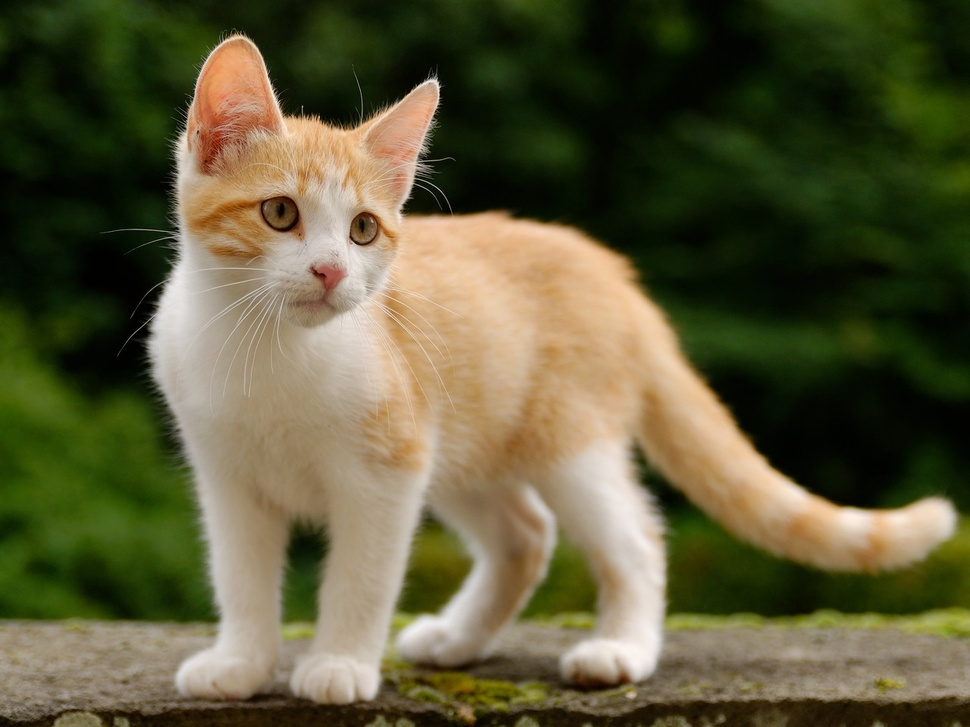
#> input picture d22_photo/cat.jpg, 970 x 727 px, shrunk from 1280 x 960 before the run
$ python a4_change.py
#> lines starting #> are read from the running program, lines starting #| are printed output that depends on the picture
import numpy as np
from PIL import Image

# ---- 내가 바꾸는 값 ----
PHOTO = "cat.jpg"
AMOUNT = 60                      # 모든 픽셀의 밝기에 더할 숫자 (마이너스면 어두워진다)

gray = np.array(Image.open(PHOTO).convert("L")).astype(int)    # 흑백 숫자표로 바꿔주기 .astype(int) : 255 를 넘는 숫자도 담기도록 정수 형식으로 바꾼다
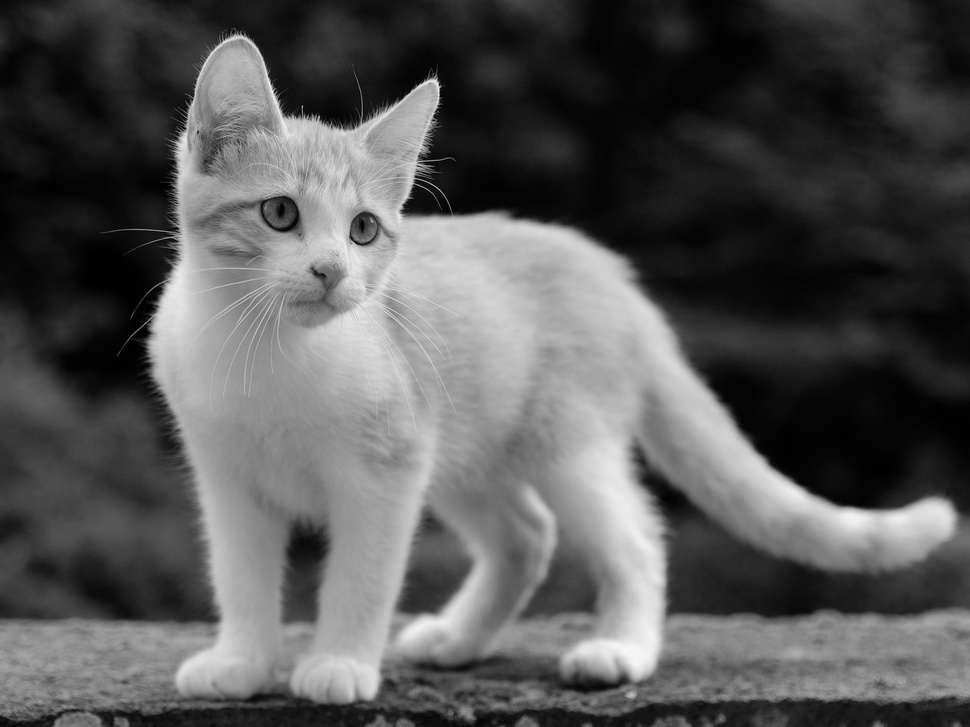
#> gray: shape (727, 970) int64; min 0, max 247, mean 86.8
changed = np.clip(gray + AMOUNT, 0, 255)           # 모든 칸에 밝기 변화 값을 한꺼번에 더한다.
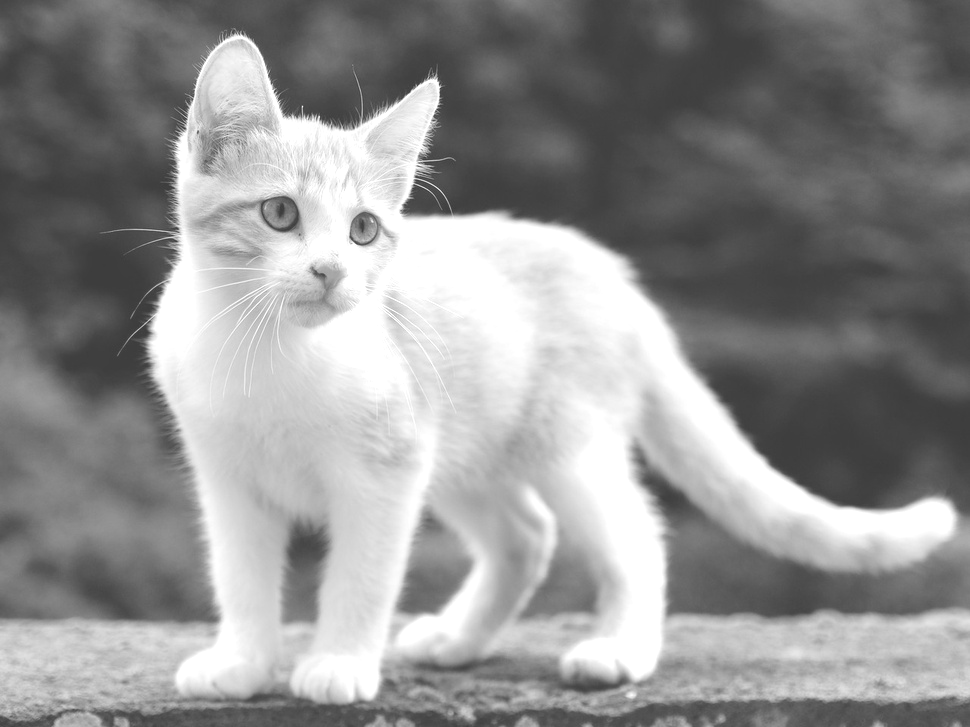
#> changed: shape (727, 970) int64; min 60, max 255, mean 145.8
result = Image.fromarray(changed.astype(np.uint8))              # Image.fromarray : 숫자표를 사진으로 되돌린다. .astype(np.uint8) : 0 ~ 255 만 담는 사진용 형식
result.save("changed.jpg")                                      # result.save : 사진 파일로 저장한다
print("changed.jpg 로 저장했다 : 모든 픽셀에", AMOUNT, "을 더했다")
print("평균 밝기", round(gray.mean(), 1), "→", round(changed.mean(), 1))   # round(숫자, 1) : 소수 한 자리로 줄인다
#| 평균 밝기 86.8 → 145.8
result.show()                                                   # result.show : 사진을 화면 창에 띄운다

$ run again, with d22_photo/dog.jpg copied over d22_photo/cat.jpg
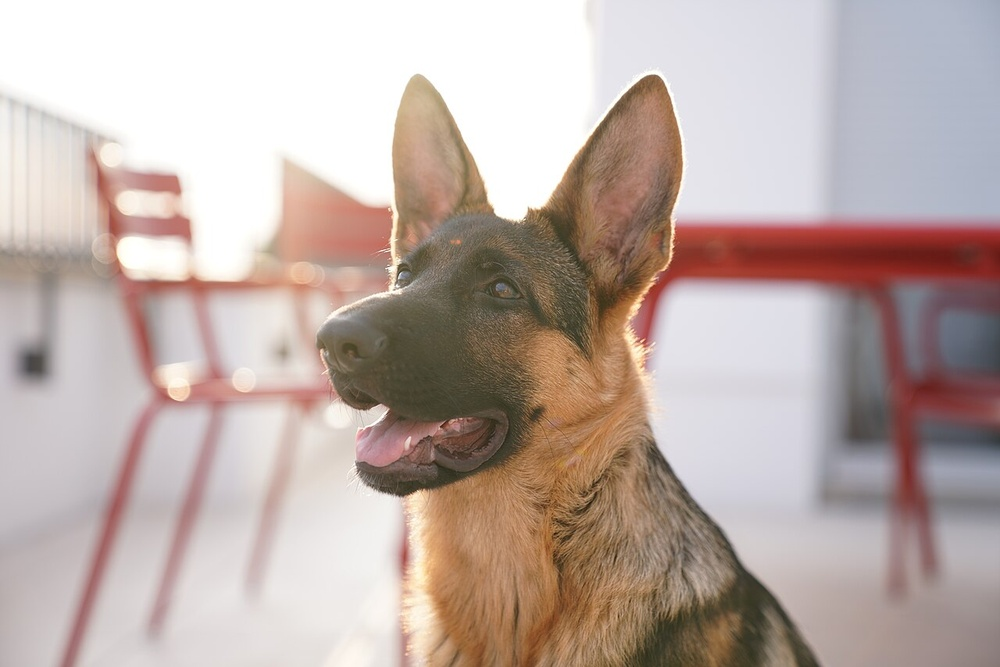
#> input picture d22_photo/dog.jpg, 1000 x 667 px, shrunk from 1280 x 854 before the run
#> `gray = np.array(Image.open(PHOTO).convert("L")).astype(int)`:
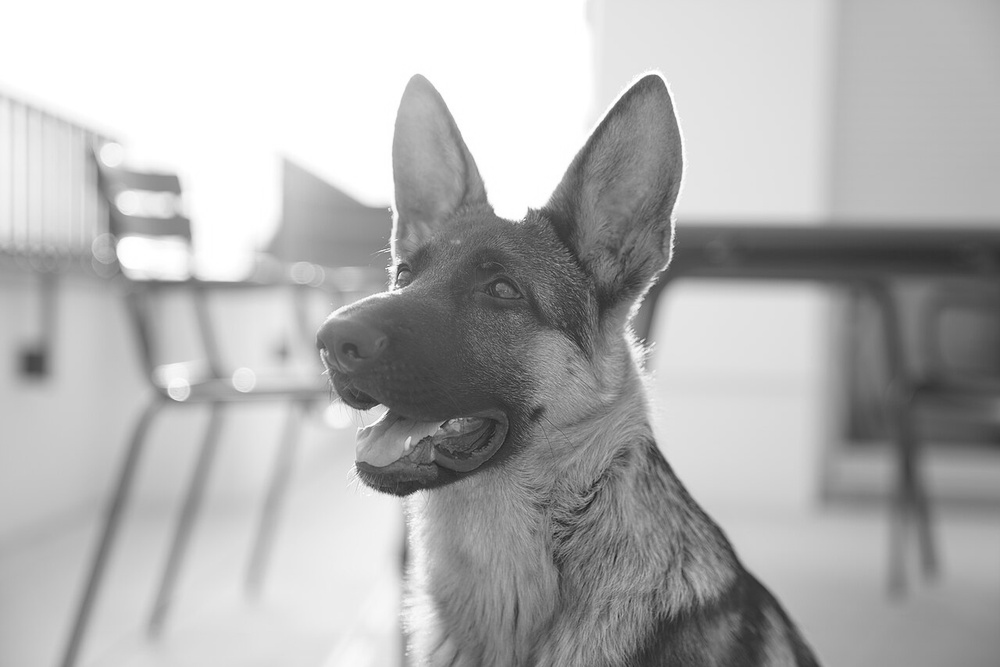
#> gray: shape (667, 1000) int64; min 20, max 255, mean 177.3
#> `changed = np.clip(gray + AMOUNT, 0, 255)`:
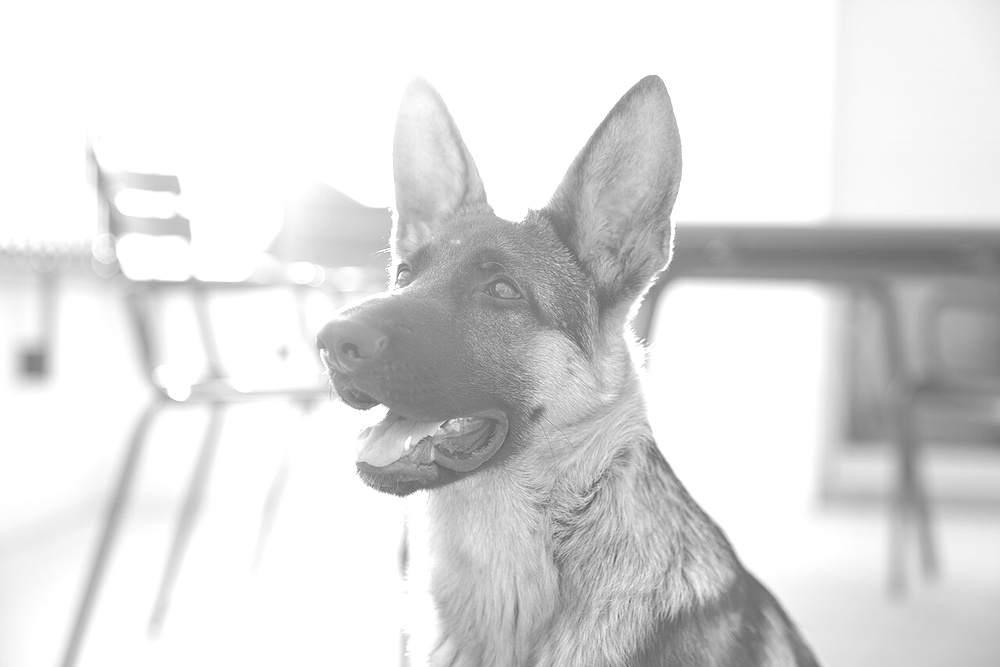
#> changed: shape (667, 1000) int64; min 80, max 255, mean 221.4
#| 평균 밝기 177.3 → 221.4

$ run again, with d22_photo/drone.jpg copied over d22_photo/cat.jpg
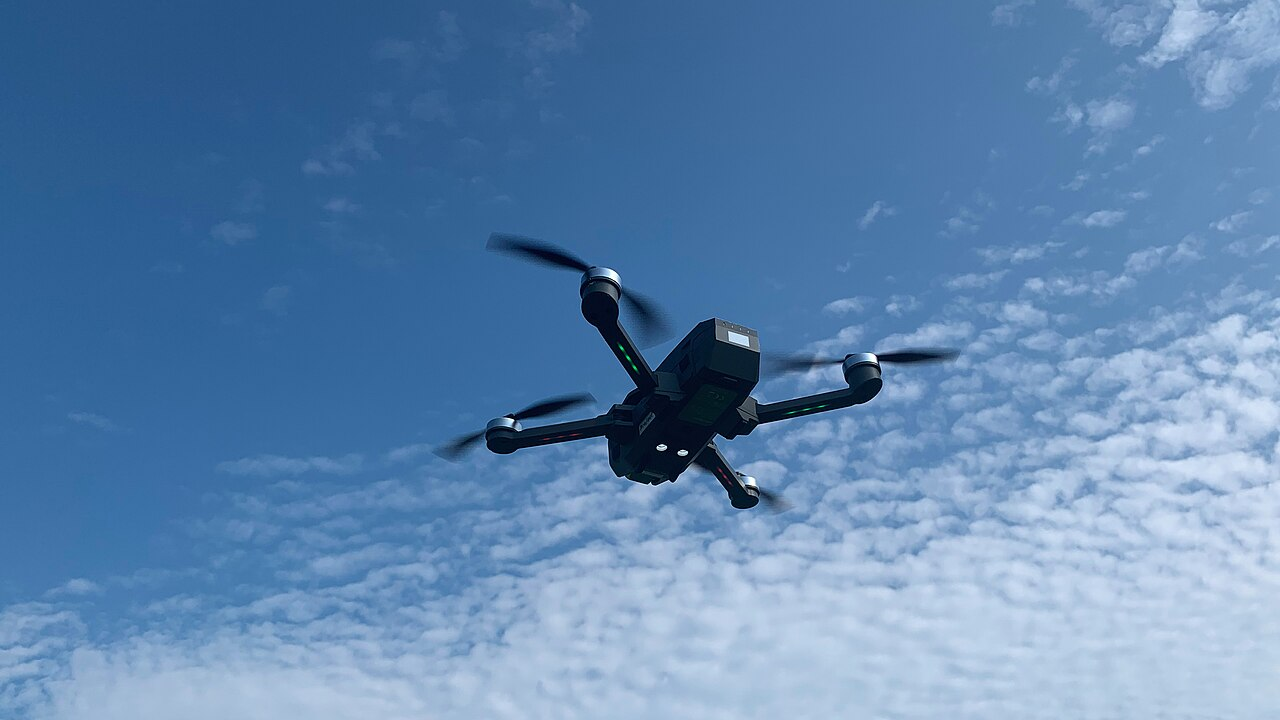
#> input picture d22_photo/drone.jpg, 1280 x 720 px
#> `gray = np.array(Image.open(PHOTO).convert("L")).astype(int)`:
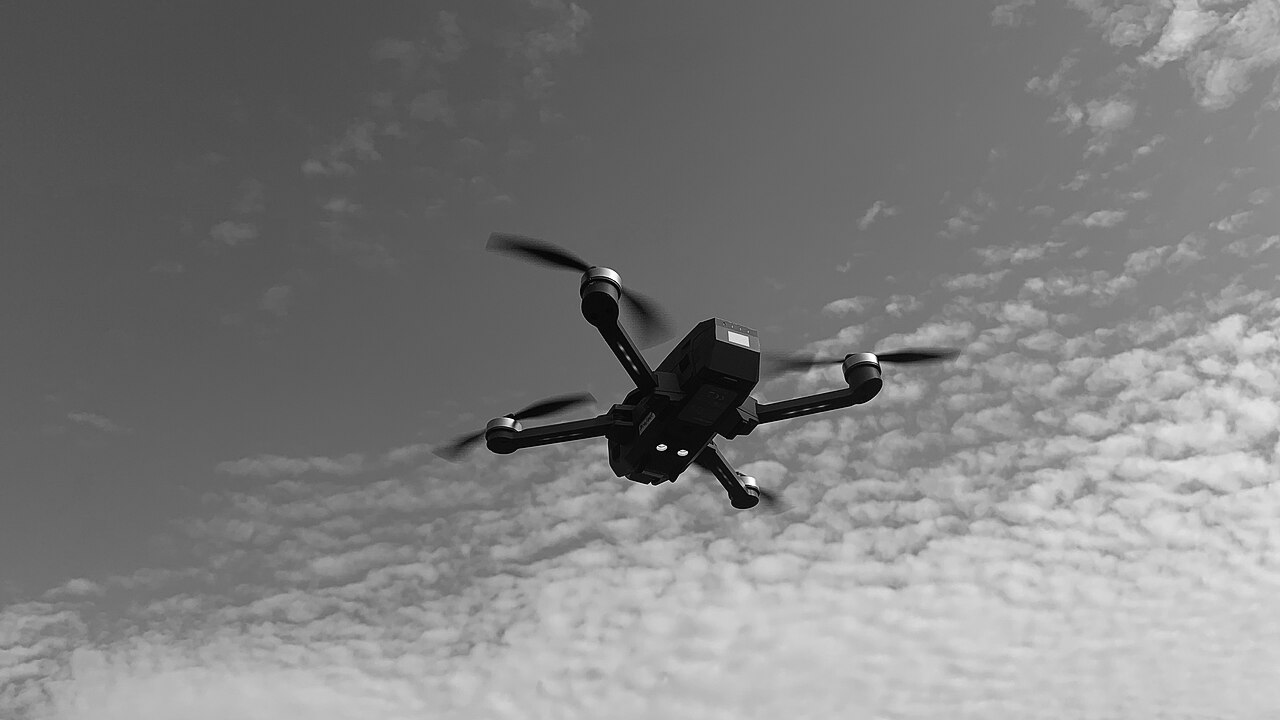
#> gray: shape (720, 1280) int64; min 1, max 255, mean 126.1
#> `changed = np.clip(gray + AMOUNT, 0, 255)`:
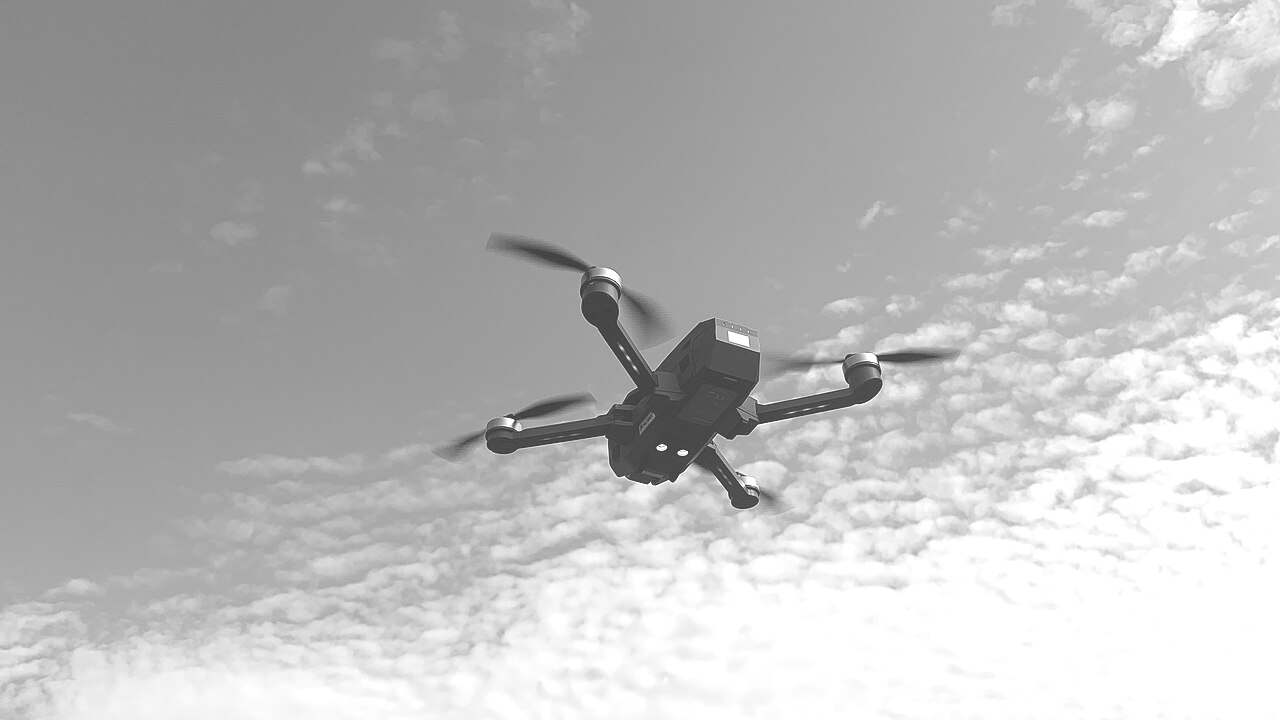
#> changed: shape (720, 1280) int64; min 61, max 255, mean 185.3
#| 평균 밝기 126.1 → 185.3
